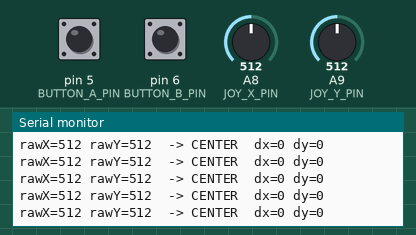
Simulated run of this sketch. Board: Arduino Leonardo, built with avr-gcc and run on an emulated ATmega32U4. Shown: the last lines printed to the serial monitor. The inputs (shaded band) are chosen by the test bench; at power-on: A8 (JOY_X_PIN) = 512, A9 (JOY_Y_PIN) = 512, pin 5 (BUTTON_A_PIN) HIGH, pin 6 (BUTTON_B_PIN) HIGH. USB keyboard and mouse output is not drawn.

Above: at 1.2 s.
1.3 s: A8 (JOY_X_PIN) set to 585
At 1.61 s:
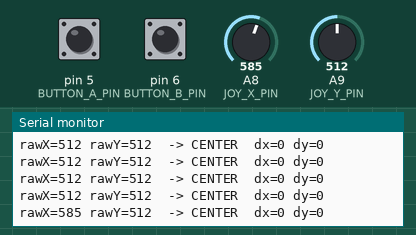
2.8 s: A8 (JOY_X_PIN) set to 617
At 3.05 s:
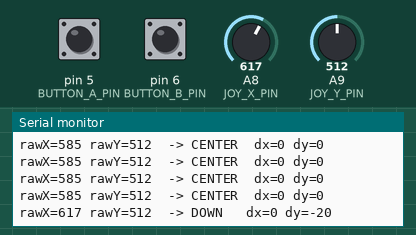
4.8 s: A9 (JOY_Y_PIN) set to 587
At 4.93 s:
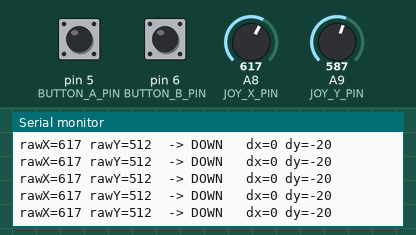
6.3 s: A9 (JOY_Y_PIN) set to 612
At 6.59 s:
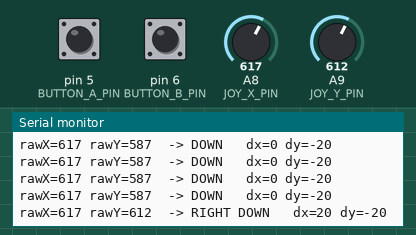

The sketch:

mouse.ino
```cpp
/*
  Raspberry Pi Pico (RP2040) - Arduino core

  - Move o cursor enquanto o joystick ultrapassar thresholds extremos:
      * Y controla esquerda/direita (horizontal).
      * X controla cima/baixo (vertical).
      * Thresholds: < LOW_THRESH ou > HIGH_THRESH disparam movimento.
  - Tratamento de botões A e B (clique press/release):
      * A = clique esquerdo (press enquanto pressionado)
      * B = clique direito
      * A+B = clique do meio (mantém enquanto ambos pressionados)
  - Velocidade aumentada e correção do sentido vertical (cima/baixo).
  - Abra Serial (115200) para debug (opcional).
*/

#include <Arduino.h>
#include <Mouse.h>

// pinagem (ajuste se necessário)
const uint8_t JOY_X_PIN = 26; // eixo X (cima/baixo)
const uint8_t JOY_Y_PIN = 27; // eixo Y (esquerda/direita)

const uint8_t BUTTON_A_PIN = 5;  // botão A -> clique esquerdo (press/release)
const uint8_t BUTTON_B_PIN = 6;  // botão B -> clique direito (press/release)

// thresholds fornecidos: < LOW_THRESH e > HIGH_THRESH
const int LOW_THRESH  = 350;
const int HIGH_THRESH = 600;

// movimento — velocidade aumentada conforme solicitado
const int MOVE_STEP = 20;               // pixels por iteração (aumentado)
const unsigned long LOOP_DELAY_MS = 10; // intervalo entre movimentos (ms) — menor = mais rápido

// Inversão caso queira (não é preciso alterar para corrigir o problema atual)
const bool INVERT_X = true; // true para inverter cima/baixo
const bool INVERT_Y = false; // true para inverter esquerda/direita

// Debounce botões
const unsigned long DEBOUNCE_MS = 30;
bool btnA_state = HIGH, btnB_state = HIGH;           // leitura temporária
bool btnA_lastStable = HIGH, btnB_lastStable = HIGH; // estado debounced
unsigned long btnA_lastChange = 0, btnB_lastChange = 0;

void handleButton(uint8_t pin, bool &lastStable, bool &curState, unsigned long &lastChange, uint8_t buttonMask) {
  bool reading = digitalRead(pin);
  if (reading != curState) {
    curState = reading;
    lastChange = millis();
  } else {
    if ((millis() - lastChange) > DEBOUNCE_MS) {
      if (curState != lastStable) {
        lastStable = curState;
        // curState == LOW significa pressionado (INPUT_PULLUP)
        if (lastStable == LOW) {
          if (buttonMask == 1) Mouse.press(MOUSE_LEFT);
          else if (buttonMask == 2) Mouse.press(MOUSE_RIGHT);
        } else {
          if (buttonMask == 1) Mouse.release(MOUSE_LEFT);
          else if (buttonMask == 2) Mouse.release(MOUSE_RIGHT);
        }
      }
    }
  }
}

void setup() {
  pinMode(BUTTON_A_PIN, INPUT_PULLUP);
  pinMode(BUTTON_B_PIN, INPUT_PULLUP);

  Serial.begin(115200);
  unsigned long t0 = millis();
  while (!Serial && (millis() - t0) < 300) {}
  Serial.println(F("JoystickMouse_Thresholds_withButtons iniciado"));
  Serial.print(F("LOW_THRESH=")); Serial.print(LOW_THRESH);
  Serial.print(F(" HIGH_THRESH=")); Serial.println(HIGH_THRESH);

  Mouse.begin();
}

int readAxisRaw(uint8_t pin) {
  int v = analogRead(pin);
  if (v < 0) v = 0;
  return v;
}

void loop() {
  int rawX = readAxisRaw(JOY_X_PIN); // vertical: cima/baixo
  int rawY = readAxisRaw(JOY_Y_PIN); // horizontal: esquerda/direita

  // Determina estados de extremo
  bool isLeft  = (rawY < LOW_THRESH);
  bool isRight = (rawY > HIGH_THRESH);

  // isUp = stick para cima (rawX pequeno), isDown = stick para baixo (rawX grande)
  bool isUp    = (rawX < LOW_THRESH);
  bool isDown  = (rawX > HIGH_THRESH);

  // Ajusta sinais
  int dx = 0;
  int dy = 0;

  if (isLeft)  dx = -MOVE_STEP;
  if (isRight) dx =  MOVE_STEP;

  // Correção do sentido vertical:
  // isUp -> mover cursor para cima (dy negativo)
  // isDown -> mover cursor para baixo (dy positivo)
  if (isUp)    dy = -MOVE_STEP;
  if (isDown)  dy =  MOVE_STEP;

  if (INVERT_X) dy = -dy;
  if (INVERT_Y) dx = -dx;

  // Envia movimento se algum extremo estiver ativo
  if (dx != 0 || dy != 0) {
    Mouse.move(dx, dy);
  }

  // Tratamento dos botões A / B com debounce e suporte A+B -> clique do meio
  bool rawA = (digitalRead(BUTTON_A_PIN) == LOW);
  bool rawB = (digitalRead(BUTTON_B_PIN) == LOW);

  static bool middlePressed = false;

  if (rawA && rawB) {
    if (!middlePressed) {
      // libera possíveis left/right presos e press do meio
      Mouse.release(MOUSE_LEFT);
      Mouse.release(MOUSE_RIGHT);
      Mouse.press(MOUSE_MIDDLE);
      middlePressed = true;
    }
    // mantém middle pressionado enquanto A+B
  } else {
    if (middlePressed) {
      Mouse.release(MOUSE_MIDDLE);
      middlePressed = false;
    }
    // trata A e B individualmente (press/release)
    handleButton(BUTTON_A_PIN, btnA_lastStable, btnA_state, btnA_lastChange, 1);
    handleButton(BUTTON_B_PIN, btnB_lastStable, btnB_state, btnB_lastChange, 2);
  }

  // Debug opcional no Serial (comente se não quiser)
  static unsigned long lastDebug = 0;
  if (millis() - lastDebug > 200) {
    lastDebug = millis();
    Serial.print(F("rawX=")); Serial.print(rawX);
    Serial.print(F(" rawY=")); Serial.print(rawY);
    Serial.print(F("  -> "));
    if (isLeft)  Serial.print(F("LEFT "));
    if (isRight) Serial.print(F("RIGHT "));
    if (isUp)    Serial.print(F("UP "));
    if (isDown)  Serial.print(F("DOWN "));
    if (!isLeft && !isRight && !isUp && !isDown) Serial.print(F("CENTER"));
    Serial.print(F("  dx=")); Serial.print(dx);
    Serial.print(F(" dy=")); Serial.println(dy);
  }

  delay(LOOP_DELAY_MS);
}
```

Measured:
- the behaviour switches between 600 and 601 on A8 (JOY_X_PIN) (found by bisection; images 1 and 2)
- the behaviour switches between 600 and 601 on A9 (JOY_Y_PIN) (found by bisection; images 3 and 4)
- after the input at 1.3 s, the serial monitor: prints a new line after 0.15 s (image 1)
- after the input at 2.8 s, the serial monitor: prints a new line after 0.10 s (image 2)
- after the input at 6.3 s, the serial monitor: prints a new line after 0.13 s (image 4)
